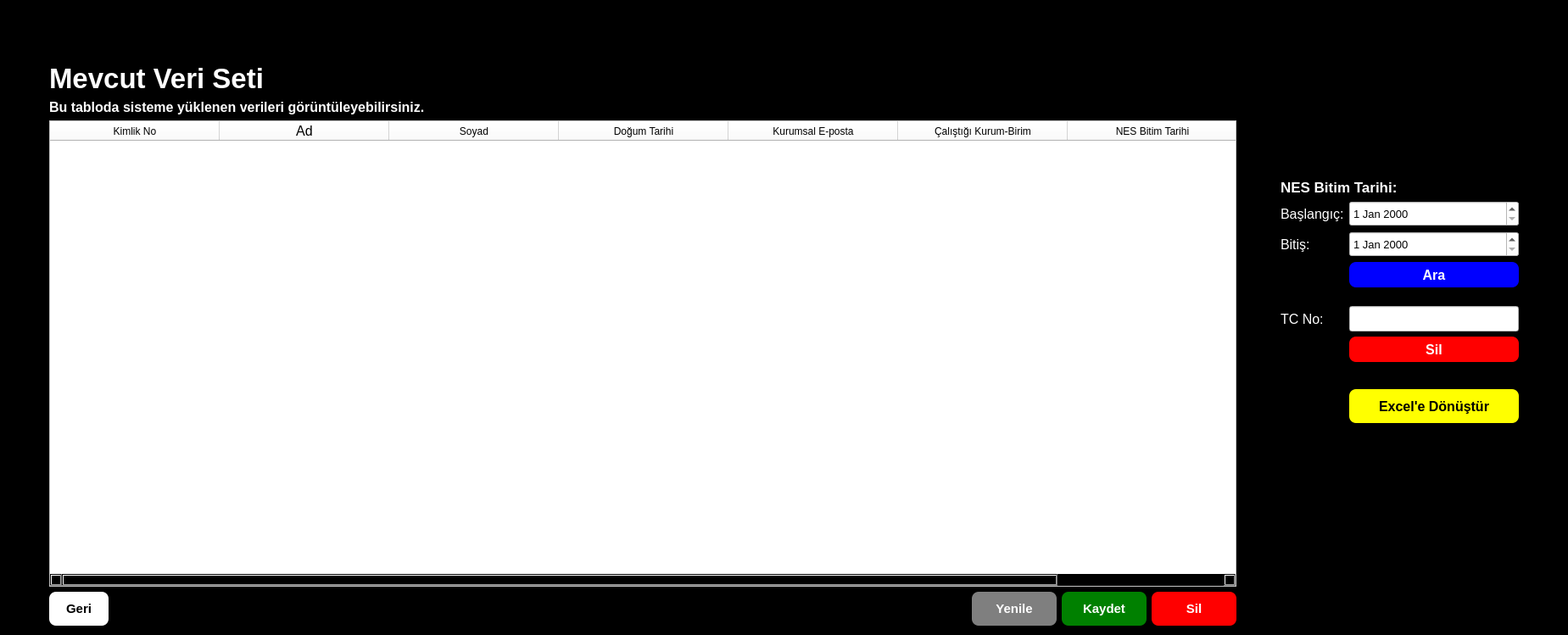
<?xml version="1.0" encoding="UTF-8"?>
<ui version="4.0">
 <class>Form_kayitlar</class>
 <widget class="QWidget" name="Form_kayitlar">
  <property name="geometry">
   <rect>
    <x>0</x>
    <y>0</y>
    <width>1849</width>
    <height>749</height>
   </rect>
  </property>
  <property name="windowTitle">
   <string>Kayıt Tablosu</string>
  </property>
  <property name="styleSheet">
   <string notr="true">
background-color: rgb(0, 0, 0);</string>
  </property>
  <layout class="QHBoxLayout" name="horizontalLayout_2">
   <item>
    <spacer name="horizontalSpacer_2">
     <property name="orientation">
      <enum>Qt::Horizontal</enum>
     </property>
     <property name="sizeHint" stdset="0">
      <size>
       <width>20</width>
       <height>20</height>
      </size>
     </property>
    </spacer>
   </item>
   <item>
    <layout class="QVBoxLayout" name="verticalLayout_2">
     <item>
      <layout class="QVBoxLayout" name="verticalLayout">
       <item>
        <spacer name="verticalSpacer_5">
         <property name="orientation">
          <enum>Qt::Vertical</enum>
         </property>
         <property name="sizeHint" stdset="0">
          <size>
           <width>20</width>
           <height>150</height>
          </size>
         </property>
        </spacer>
       </item>
       <item>
        <widget class="QLabel" name="label_mevcutVeriSeti">
         <property name="font">
          <font>
           <pointsize>25</pointsize>
           <weight>75</weight>
           <bold>true</bold>
          </font>
         </property>
         <property name="styleSheet">
          <string notr="true">color: white;</string>
         </property>
         <property name="text">
          <string>Mevcut Veri Seti</string>
         </property>
        </widget>
       </item>
       <item>
        <widget class="QLabel" name="label_2">
         <property name="font">
          <font>
           <pointsize>12</pointsize>
           <weight>75</weight>
           <bold>true</bold>
          </font>
         </property>
         <property name="styleSheet">
          <string notr="true">color: white;</string>
         </property>
         <property name="text">
          <string>Bu tabloda sisteme yüklenen verileri görüntüleyebilirsiniz.</string>
         </property>
        </widget>
       </item>
       <item>
        <spacer name="verticalSpacer_8">
         <property name="orientation">
          <enum>Qt::Vertical</enum>
         </property>
         <property name="sizeHint" stdset="0">
          <size>
           <width>20</width>
           <height>40</height>
          </size>
         </property>
        </spacer>
       </item>
       <item>
        <spacer name="verticalSpacer_7">
         <property name="orientation">
          <enum>Qt::Vertical</enum>
         </property>
         <property name="sizeHint" stdset="0">
          <size>
           <width>20</width>
           <height>40</height>
          </size>
         </property>
        </spacer>
       </item>
       <item>
        <widget class="QTableWidget" name="tableWidget_kayitlar">
         <property name="sizePolicy">
          <sizepolicy hsizetype="Expanding" vsizetype="Expanding">
           <horstretch>0</horstretch>
           <verstretch>0</verstretch>
          </sizepolicy>
         </property>
         <property name="minimumSize">
          <size>
           <width>1400</width>
           <height>550</height>
          </size>
         </property>
         <property name="maximumSize">
          <size>
           <width>1300</width>
           <height>550</height>
          </size>
         </property>
         <property name="font">
          <font>
           <family>MS Shell Dlg 2</family>
           <pointsize>12</pointsize>
           <weight>9</weight>
           <italic>false</italic>
           <bold>false</bold>
          </font>
         </property>
         <property name="styleSheet">
          <string notr="true">background-color: rgb(255, 255, 255);
font: 75 12pt &quot;MS Shell Dlg 2&quot;;</string>
         </property>
         <property name="columnCount">
          <number>7</number>
         </property>
         <attribute name="horizontalHeaderVisible">
          <bool>true</bool>
         </attribute>
         <attribute name="horizontalHeaderCascadingSectionResizes">
          <bool>false</bool>
         </attribute>
         <attribute name="horizontalHeaderDefaultSectionSize">
          <number>143</number>
         </attribute>
         <attribute name="horizontalHeaderHighlightSections">
          <bool>false</bool>
         </attribute>
         <attribute name="horizontalHeaderMinimumSectionSize">
          <number>200</number>
         </attribute>
         <attribute name="horizontalHeaderShowSortIndicator" stdset="0">
          <bool>false</bool>
         </attribute>
         <attribute name="horizontalHeaderStretchLastSection">
          <bool>false</bool>
         </attribute>
         <attribute name="verticalHeaderCascadingSectionResizes">
          <bool>false</bool>
         </attribute>
         <attribute name="verticalHeaderDefaultSectionSize">
          <number>40</number>
         </attribute>
         <attribute name="verticalHeaderMinimumSectionSize">
          <number>40</number>
         </attribute>
         <attribute name="verticalHeaderShowSortIndicator" stdset="0">
          <bool>false</bool>
         </attribute>
         <attribute name="verticalHeaderStretchLastSection">
          <bool>false</bool>
         </attribute>
         <column>
          <property name="text">
           <string>Kimlik No</string>
          </property>
         </column>
         <column>
          <property name="text">
           <string>Ad</string>
          </property>
          <property name="font">
           <font>
            <pointsize>12</pointsize>
           </font>
          </property>
         </column>
         <column>
          <property name="text">
           <string>Soyad</string>
          </property>
         </column>
         <column>
          <property name="text">
           <string>Doğum Tarihi</string>
          </property>
         </column>
         <column>
          <property name="text">
           <string>Kurumsal E-posta</string>
          </property>
         </column>
         <column>
          <property name="text">
           <string>Çalıştığı Kurum-Birim</string>
          </property>
         </column>
         <column>
          <property name="text">
           <string>NES Bitim Tarihi</string>
          </property>
         </column>
        </widget>
       </item>
       <item>
        <spacer name="verticalSpacer">
         <property name="orientation">
          <enum>Qt::Vertical</enum>
         </property>
         <property name="sizeHint" stdset="0">
          <size>
           <width>20</width>
           <height>40</height>
          </size>
         </property>
        </spacer>
       </item>
       <item>
        <layout class="QHBoxLayout" name="horizontalLayout">
         <item>
          <widget class="QPushButton" name="pushButton_geri">
           <property name="minimumSize">
            <size>
             <width>70</width>
             <height>40</height>
            </size>
           </property>
           <property name="maximumSize">
            <size>
             <width>100</width>
             <height>16777215</height>
            </size>
           </property>
           <property name="font">
            <font>
             <pointsize>11</pointsize>
             <weight>75</weight>
             <bold>true</bold>
            </font>
           </property>
           <property name="styleSheet">
            <string notr="true">background-color: white;
color: black;
border-radius: 8px;
font-weight: bold;</string>
           </property>
           <property name="text">
            <string>Geri</string>
           </property>
          </widget>
         </item>
         <item>
          <spacer name="horizontalSpacer">
           <property name="orientation">
            <enum>Qt::Horizontal</enum>
           </property>
           <property name="sizeHint" stdset="0">
            <size>
             <width>20</width>
             <height>10</height>
            </size>
           </property>
          </spacer>
         </item>
         <item>
          <widget class="QPushButton" name="pushButton_yenile">
           <property name="minimumSize">
            <size>
             <width>100</width>
             <height>40</height>
            </size>
           </property>
           <property name="font">
            <font>
             <pointsize>11</pointsize>
             <weight>75</weight>
             <bold>true</bold>
            </font>
           </property>
           <property name="styleSheet">
            <string notr="true">background-color: rgba(255, 255, 255, 0.5);
color: white;
border-radius: 8px;
font-weight: bold;</string>
           </property>
           <property name="text">
            <string>Yenile</string>
           </property>
          </widget>
         </item>
         <item>
          <widget class="QPushButton" name="pushButton_kaydet">
           <property name="minimumSize">
            <size>
             <width>100</width>
             <height>40</height>
            </size>
           </property>
           <property name="font">
            <font>
             <pointsize>11</pointsize>
             <weight>75</weight>
             <bold>true</bold>
            </font>
           </property>
           <property name="styleSheet">
            <string notr="true">background-color: green;
color: white;
border-radius: 8px;
font-weight: bold;</string>
           </property>
           <property name="text">
            <string>Kaydet</string>
           </property>
          </widget>
         </item>
         <item>
          <widget class="QPushButton" name="pushButton_silSecerek">
           <property name="minimumSize">
            <size>
             <width>100</width>
             <height>40</height>
            </size>
           </property>
           <property name="font">
            <font>
             <pointsize>11</pointsize>
             <weight>75</weight>
             <bold>true</bold>
            </font>
           </property>
           <property name="styleSheet">
            <string notr="true">background-color: red;
color: white;
border-radius: 8px;
font-weight: bold;</string>
           </property>
           <property name="text">
            <string>Sil</string>
           </property>
          </widget>
         </item>
        </layout>
       </item>
      </layout>
     </item>
     <item>
      <spacer name="verticalSpacer_6">
       <property name="orientation">
        <enum>Qt::Vertical</enum>
       </property>
       <property name="sizeHint" stdset="0">
        <size>
         <width>20</width>
         <height>20</height>
        </size>
       </property>
      </spacer>
     </item>
    </layout>
   </item>
   <item>
    <spacer name="horizontalSpacer_4">
     <property name="orientation">
      <enum>Qt::Horizontal</enum>
     </property>
     <property name="sizeHint" stdset="0">
      <size>
       <width>40</width>
       <height>20</height>
      </size>
     </property>
    </spacer>
   </item>
   <item>
    <layout class="QVBoxLayout" name="verticalLayout_3">
     <item>
      <spacer name="verticalSpacer_2">
       <property name="orientation">
        <enum>Qt::Vertical</enum>
       </property>
       <property name="sizeType">
        <enum>QSizePolicy::Maximum</enum>
       </property>
       <property name="sizeHint" stdset="0">
        <size>
         <width>20</width>
         <height>200</height>
        </size>
       </property>
      </spacer>
     </item>
     <item>
      <widget class="QLabel" name="label_nesBitimTarihi">
       <property name="font">
        <font>
         <pointsize>13</pointsize>
         <weight>75</weight>
         <bold>true</bold>
        </font>
       </property>
       <property name="styleSheet">
        <string notr="true">color: white;</string>
       </property>
       <property name="text">
        <string>NES Bitim Tarihi:</string>
       </property>
      </widget>
     </item>
     <item>
      <layout class="QFormLayout" name="formLayout">
       <item row="0" column="0">
        <widget class="QLabel" name="label_3">
         <property name="font">
          <font>
           <pointsize>12</pointsize>
          </font>
         </property>
         <property name="styleSheet">
          <string notr="true">color:white;</string>
         </property>
         <property name="text">
          <string>Başlangıç:</string>
         </property>
        </widget>
       </item>
       <item row="0" column="1">
        <widget class="QDateEdit" name="dateEdit_baslangic">
         <property name="minimumSize">
          <size>
           <width>200</width>
           <height>30</height>
          </size>
         </property>
         <property name="maximumSize">
          <size>
           <width>200</width>
           <height>16777215</height>
          </size>
         </property>
         <property name="font">
          <font>
           <pointsize>10</pointsize>
          </font>
         </property>
         <property name="styleSheet">
          <string notr="true">background-color: rgb(255, 255, 255);
color: rgb(0, 0, 0);</string>
         </property>
        </widget>
       </item>
       <item row="1" column="0">
        <widget class="QLabel" name="label_4">
         <property name="font">
          <font>
           <pointsize>12</pointsize>
          </font>
         </property>
         <property name="styleSheet">
          <string notr="true">color:white;</string>
         </property>
         <property name="text">
          <string>Bitiş:</string>
         </property>
        </widget>
       </item>
       <item row="1" column="1">
        <widget class="QDateEdit" name="dateEdit_bitis">
         <property name="minimumSize">
          <size>
           <width>200</width>
           <height>30</height>
          </size>
         </property>
         <property name="maximumSize">
          <size>
           <width>200</width>
           <height>16777215</height>
          </size>
         </property>
         <property name="font">
          <font>
           <pointsize>10</pointsize>
          </font>
         </property>
         <property name="styleSheet">
          <string notr="true">background-color: rgb(255, 255, 255);
color: rgb(0, 0, 0);</string>
         </property>
        </widget>
       </item>
       <item row="2" column="1">
        <widget class="QPushButton" name="pushButton_ara">
         <property name="minimumSize">
          <size>
           <width>100</width>
           <height>30</height>
          </size>
         </property>
         <property name="maximumSize">
          <size>
           <width>200</width>
           <height>16777215</height>
          </size>
         </property>
         <property name="font">
          <font>
           <pointsize>12</pointsize>
           <weight>75</weight>
           <bold>true</bold>
          </font>
         </property>
         <property name="styleSheet">
          <string notr="true">background-color: blue;
color: white;
border-radius: 8px;
font-weight: bold;</string>
         </property>
         <property name="text">
          <string>Ara</string>
         </property>
        </widget>
       </item>
       <item row="3" column="1">
        <spacer name="verticalSpacer_3">
         <property name="orientation">
          <enum>Qt::Vertical</enum>
         </property>
         <property name="sizeType">
          <enum>QSizePolicy::Minimum</enum>
         </property>
         <property name="sizeHint" stdset="0">
          <size>
           <width>20</width>
           <height>10</height>
          </size>
         </property>
        </spacer>
       </item>
       <item row="4" column="0">
        <widget class="QLabel" name="label">
         <property name="font">
          <font>
           <pointsize>12</pointsize>
           <weight>50</weight>
           <bold>false</bold>
          </font>
         </property>
         <property name="styleSheet">
          <string notr="true">color:white;</string>
         </property>
         <property name="text">
          <string>TC No:</string>
         </property>
        </widget>
       </item>
       <item row="4" column="1">
        <widget class="QLineEdit" name="lineEdit_tc">
         <property name="minimumSize">
          <size>
           <width>200</width>
           <height>30</height>
          </size>
         </property>
         <property name="maximumSize">
          <size>
           <width>200</width>
           <height>16777215</height>
          </size>
         </property>
         <property name="styleSheet">
          <string notr="true">color: rgb(0, 0, 0);
background-color: rgb(255, 255, 255);</string>
         </property>
        </widget>
       </item>
       <item row="6" column="1">
        <widget class="QPushButton" name="pushButton_silTc">
         <property name="minimumSize">
          <size>
           <width>100</width>
           <height>30</height>
          </size>
         </property>
         <property name="maximumSize">
          <size>
           <width>200</width>
           <height>16777215</height>
          </size>
         </property>
         <property name="font">
          <font>
           <pointsize>12</pointsize>
           <weight>75</weight>
           <bold>true</bold>
          </font>
         </property>
         <property name="styleSheet">
          <string notr="true">background-color: red;
color: white;
border-radius: 8px;
font-weight: bold;</string>
         </property>
         <property name="text">
          <string>Sil</string>
         </property>
        </widget>
       </item>
       <item row="9" column="1">
        <widget class="QPushButton" name="pushButton_exceleDonustur">
         <property name="minimumSize">
          <size>
           <width>120</width>
           <height>40</height>
          </size>
         </property>
         <property name="font">
          <font>
           <pointsize>12</pointsize>
           <weight>75</weight>
           <bold>true</bold>
          </font>
         </property>
         <property name="styleSheet">
          <string notr="true">background-color: yellow;
color: black;
border-radius: 8px;
font-weight: bold;</string>
         </property>
         <property name="text">
          <string>Excel'e Dönüştür</string>
         </property>
        </widget>
       </item>
       <item row="10" column="1">
        <spacer name="verticalSpacer_4">
         <property name="orientation">
          <enum>Qt::Vertical</enum>
         </property>
         <property name="sizeHint" stdset="0">
          <size>
           <width>20</width>
           <height>40</height>
          </size>
         </property>
        </spacer>
       </item>
       <item row="7" column="1">
        <spacer name="horizontalSpacer_3">
         <property name="orientation">
          <enum>Qt::Horizontal</enum>
         </property>
         <property name="sizeHint" stdset="0">
          <size>
           <width>40</width>
           <height>20</height>
          </size>
         </property>
        </spacer>
       </item>
      </layout>
     </item>
    </layout>
   </item>
   <item>
    <spacer name="horizontalSpacer_5">
     <property name="orientation">
      <enum>Qt::Horizontal</enum>
     </property>
     <property name="sizeHint" stdset="0">
      <size>
       <width>40</width>
       <height>20</height>
      </size>
     </property>
    </spacer>
   </item>
  </layout>
 </widget>
 <resources/>
 <connections/>
</ui>
